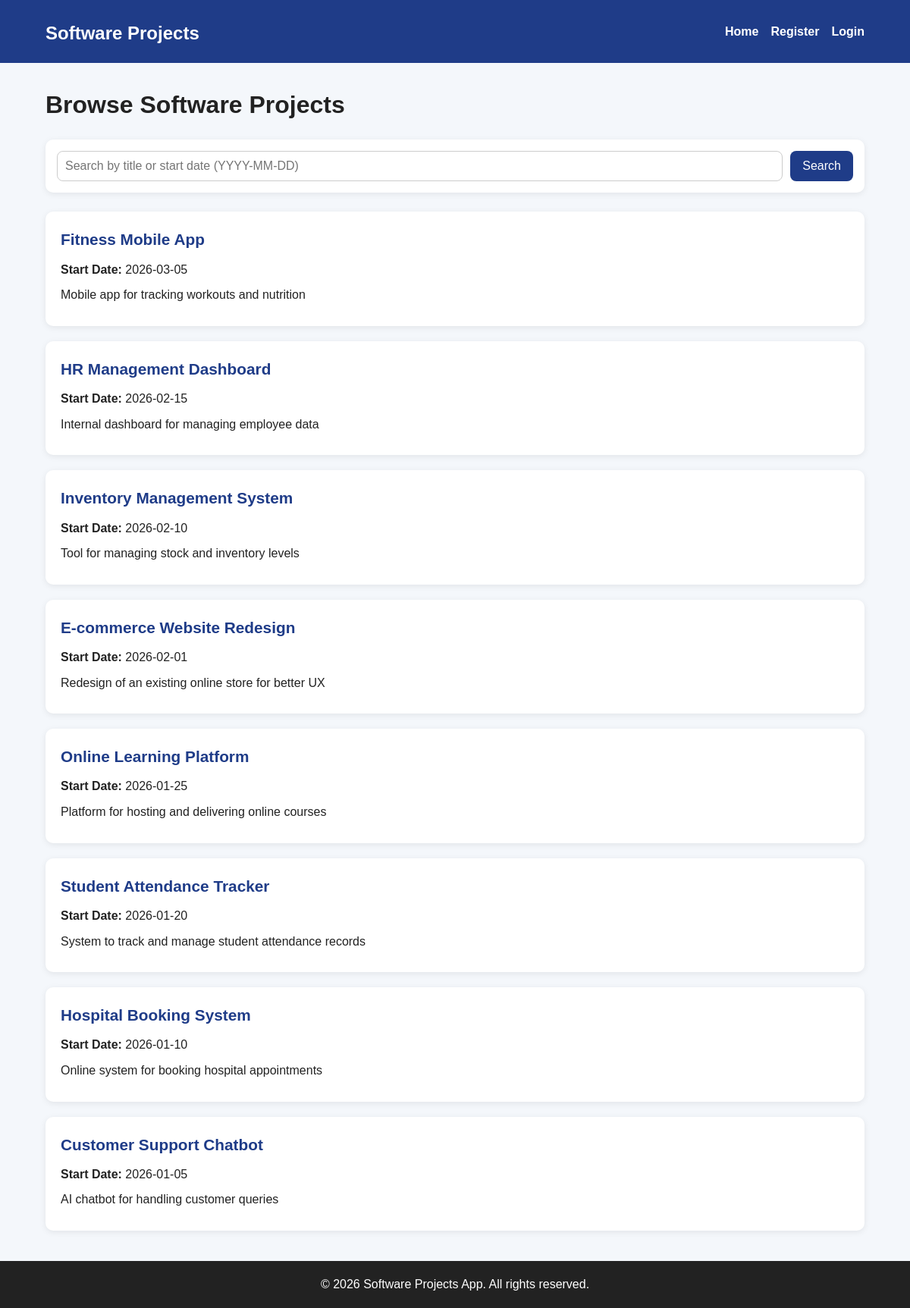
The page / on the database its author committed.
### tables this page shows
CREATE TABLE `projects` (
  `pid` int(11) NOT NULL,
  `title` varchar(150) NOT NULL,
  `start_date` date NOT NULL,
  `end_date` date DEFAULT NULL,
  `short_description` text NOT NULL,
  `phase` enum('design','development','testing','deployment','complete') NOT NULL,
  `uid` int(11) NOT NULL,
  `created_at` timestamp NOT NULL DEFAULT current_timestamp(),
  `updated_at` timestamp NOT NULL DEFAULT current_timestamp() ON UPDATE current_timestamp()
);

### index.php (the view, shortened to what this page needs)
<?php
require_once 'includes/db.php';
$search = '';
if ($search !== '') {
    $sql = "SELECT pid, title, start_date, short_description
            FROM projects
            WHERE title LIKE ? OR start_date = ?
            ORDER BY start_date DESC";
    $stmt = $pdo->prepare($sql);
    $stmt->execute(["%$search%", $search]);
} else {
    $sql = "SELECT pid, title, start_date, short_description
            FROM projects
            ORDER BY start_date DESC";
    $stmt = $pdo->query($sql);
}
$projects = $stmt->fetchAll(PDO::FETCH_ASSOC);
require_once 'includes/header.php';
?>
<h2 class="page-title">Browse Software Projects</h2>
<form method="GET" action="index.php" class="search-form">
    <input
        type="text"
        name="search"
        placeholder="Search by title or start date (YYYY-MM-DD)"
        value="<?php echo htmlspecialchars($search); ?>"
    >
    <button type="submit">Search</button>
</form>
<?php if ($projects): ?>
    <?php foreach ($projects as $project): ?>
        <div class="project-card">
            <h2>
                <a href="project.php?pid=<?php echo $project['pid']; ?>">
                    <?php echo htmlspecialchars($project['title']); ?>
                </a>
            </h2>
            <p><strong>Start Date:</strong> <?php echo htmlspecialchars($project['start_date']); ?></p>
            <p><?php echo htmlspecialchars($project['short_description']); ?></p>
        </div>
    <?php endforeach; ?>
<?php else: ?>
    <div class="empty-message">
        <p>No projects found.</p>
    </div>
<?php endif; ?>
<?php require_once 'includes/footer.php'; ?>

### includes/header.php (shortened to what this page needs)
<!DOCTYPE html>
<html lang="en">
<head>
    <link rel="stylesheet" href="/software-projects-app/assets/css/style.css">
</head>
<body>
    <header class="site-header">
        <div class="container nav-container">
            <h1 class="logo">
                <a href="/software-projects-app/index.php">Software Projects</a>
            </h1>
            <nav>
                <ul class="nav-links">
                    <li><a href="/software-projects-app/index.php">Home</a></li>
                    <?php if (isset($_SESSION['uid'])): ?>
                        <li><a href="/software-projects-app/dashboard.php">Dashboard</a></li>
                        <li><a href="/software-projects-app/add_project.php">Add Project</a></li>
                        <li><a href="/software-projects-app/logout.php">Logout</a></li>
                    <?php else: ?>
                        <li><a href="/software-projects-app/register.php">Register</a></li>
                        <li><a href="/software-projects-app/login.php">Login</a></li>
                    <?php endif; ?>
                </ul>
            </nav>
        </div>
    </header>
    <main class="container">

### includes/footer.php (shortened to what this page needs)
    </main>
    <footer class="site-footer">
        <div class="container">
            <p>&copy; 2026 Software Projects App. All rights reserved.</p>
        </div>
    </footer>
</body>
</html>

### assets/css/style.css (style rules this page uses)
* { margin: 0; padding: 0; box-sizing: border-box; }
body { font-family: Arial, sans-serif; background-color: #f4f7fb; color: #222; line-height: 1.6; }
.container { width: 90%; max-width: 1100px; margin: 0 auto; }
.site-header { background-color: #1f3c88; padding: 16px 0; margin-bottom: 30px; }
.nav-container { display: flex; justify-content: space-between; align-items: center; gap: 20px; }
.logo a { color: #fff; text-decoration: none; font-size: 1.5rem; }
.nav-links { list-style: none; display: flex; gap: 16px; flex-wrap: wrap; }
.nav-links a { color: #fff; text-decoration: none; font-weight: bold; }
main.container { min-height: 70vh; }
.page-title { margin-bottom: 20px; font-size: 2rem; }
.project-card { background: #fff; border-radius: 10px; padding: 20px; margin-bottom: 20px; box-shadow: 0 2px 8px rgba(0, 0, 0, 0.08); }
.project-card h2 { margin-bottom: 10px; font-size: 1.3rem; }
.project-card p { margin-bottom: 8px; }
.site-footer { background-color: #222; color: #fff; text-align: center; padding: 18px 0; margin-top: 40px; }
.project-card a { color: #1f3c88; text-decoration: none; }
.search-form { display: flex; flex-wrap: wrap; gap: 10px; margin-bottom: 25px; background: #fff; padding: 15px; border-radius: 10px; box-shadow: 0 2px 8px rgba(0, 0, 0, 0.08); }
.search-form input { flex: 1; min-width: 260px; padding: 10px; border: 1px solid #ccc; border-radius: 8px; font-size: 1rem; }
.search-form button { padding: 10px 16px; border: none; background-color: #1f3c88; color: #fff; border-radius: 8px; cursor: pointer; font-size: 1rem; }
.project-card h2 a { color: #1f3c88; text-decoration: none; }
input, textarea, select, button { font-family: inherit; }

### rows shown on the page
projects: title "Fitness Mobile App", start_date "2026-03-05", short_description "Mobile app for tracking workouts and nutrition"
projects: title "HR Management Dashboard", start_date "2026-02-15", short_description "Internal dashboard for managing employee data"
projects: title "Inventory Management System", start_date "2026-02-10", short_description "Tool for managing stock and inventory levels"
projects: title "E-commerce Website Redesign", start_date "2026-02-01", short_description "Redesign of an existing online store for better UX"
projects: title "Online Learning Platform", start_date "2026-01-25", short_description "Platform for hosting and delivering online courses"
projects: title "Student Attendance Tracker", start_date "2026-01-20", short_description "System to track and manage student attendance records"
projects: title "Hospital Booking System", start_date "2026-01-10", short_description "Online system for booking hospital appointments"
projects: title "Customer Support Chatbot", start_date "2026-01-05", short_description "AI chatbot for handling customer queries"
